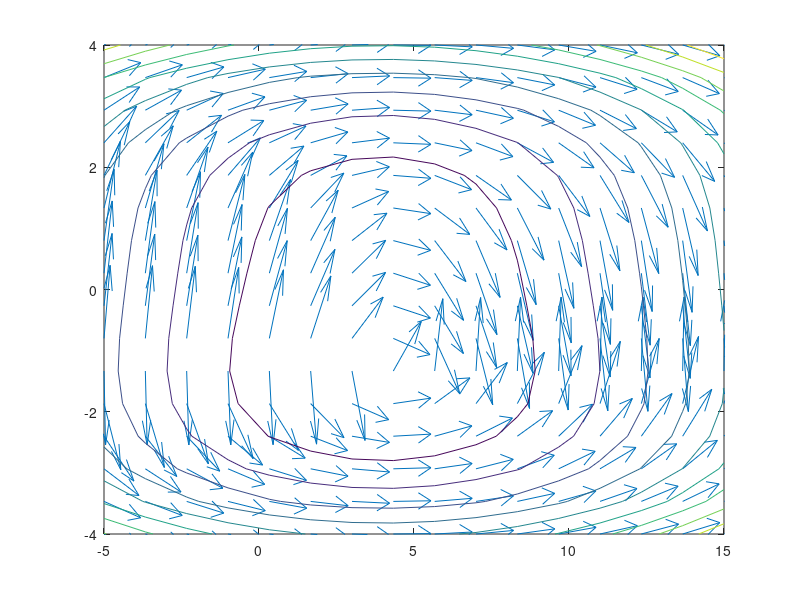

The MATLAB source for this figure:
clear;
close all;
clc;

% Direction Field Example 3

xmin = -5;
xmax = 15;
ymin = -4;
ymax = 4;

np = 15;
dx = (xmax-xmin)/np;
dy = (ymax-ymin)/np;

xspan = xmin:dx:xmax;
yspan = ymin:dy:ymax;

[X, Y] = meshgrid(xspan,yspan);

dY = (4-X)./(Y.^3 + 2);
dX = ones(size(dY));

norm = sqrt(dY.^2 + dX.^2);

C = Y.^4 + 2*X.^2 - 16*X + 8*Y;

quiver(X, Y, dX./norm, dY./norm)
hold on
contour(X, Y, C)

